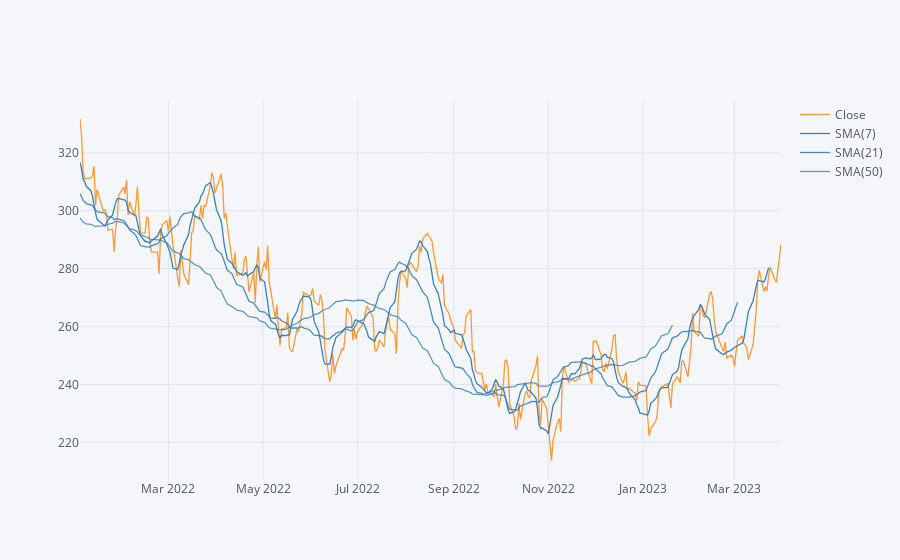
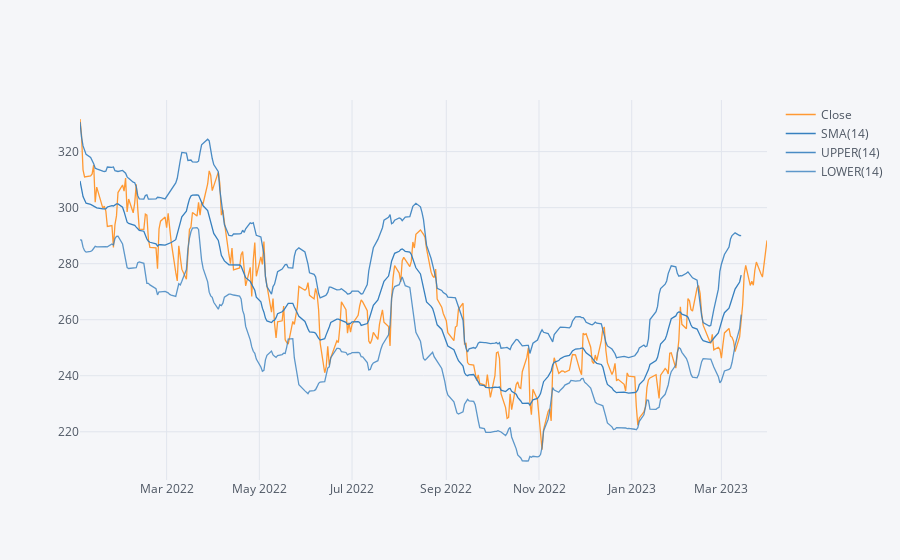

Write notebook code for charts like these, in order.
### Code cell
microsoft['Close'].ta_plot(study='sma',periods=[7,21,50],title='Simple Moving Averages')
microsoft['Close'].ta_plot(study='boll',title='Bollinger Bands')

### Figure 1 — Plotly figure (JSON) as saved in the notebook; plotly's stock layout.template omitted (floating-point values rounded to 4 significant figures; data arrays with more than 128 entries replaced by an {"elided": "..."} marker saying what was removed)
{"data": [{"line": {"color": "rgba(255, 153, 51, 1.0)", "dash": "solid", "shape": "linear", "width": 1.3}, "mode": "lines", "name": "Close", "text": "", "type": "scatter", "x": {"elided": "313 str values"}, "y": {"elided": "313 float values"}}, {"line": {"color": "rgba(55, 128, 191, 1.0)", "dash": "solid", "shape": "linear", "width": 1.3}, "mode": "lines", "name": "SMA(7)", "text": "", "type": "scatter", "x": {"elided": "313 str values"}, "y": {"elided": "313 mixed values"}}, {"line": {"color": "rgba(55, 128, 191, 0.8999999999999999)", "dash": "solid", "shape": "linear", "width": 1.3}, "mode": "lines", "name": "SMA(21)", "text": "", "type": "scatter", "x": {"elided": "313 str values"}, "y": {"elided": "313 mixed values"}}, {"line": {"color": "rgba(55, 128, 191, 0.7999999999999998)", "dash": "solid", "shape": "linear", "width": 1.3}, "mode": "lines", "name": "SMA(50)", "text": "", "type": "scatter", "x": {"elided": "313 str values"}, "y": {"elided": "313 mixed values"}}], "layout": {"legend": {"bgcolor": "#F5F6F9", "font": {"color": "#4D5663"}}, "paper_bgcolor": "#F5F6F9", "plot_bgcolor": "#F5F6F9", "title": {"font": {"color": "#4D5663"}}, "xaxis": {"gridcolor": "#E1E5ED", "showgrid": true, "tickfont": {"color": "#4D5663"}, "title": {"font": {"color": "#4D5663"}, "text": ""}, "zerolinecolor": "#E1E5ED"}, "yaxis": {"gridcolor": "#E1E5ED", "showgrid": true, "tickfont": {"color": "#4D5663"}, "title": {"font": {"color": "#4D5663"}, "text": ""}, "zerolinecolor": "#E1E5ED"}}}

### Figure 2 — Plotly figure (JSON) as saved in the notebook; plotly's stock layout.template omitted (floating-point values rounded to 4 significant figures; data arrays with more than 128 entries replaced by an {"elided": "..."} marker saying what was removed)
{"data": [{"line": {"color": "rgba(255, 153, 51, 1.0)", "dash": "solid", "shape": "linear", "width": 1.3}, "mode": "lines", "name": "Close", "text": "", "type": "scatter", "x": {"elided": "313 str values"}, "y": {"elided": "313 float values"}}, {"line": {"color": "rgba(55, 128, 191, 1.0)", "dash": "solid", "shape": "linear", "width": 1.3}, "mode": "lines", "name": "SMA(14)", "text": "", "type": "scatter", "x": {"elided": "313 str values"}, "y": {"elided": "313 mixed values"}}, {"line": {"color": "rgba(55, 128, 191, 0.8999999999999999)", "dash": "solid", "shape": "linear", "width": 1.3}, "mode": "lines", "name": "UPPER(14)", "text": "", "type": "scatter", "x": {"elided": "313 str values"}, "y": {"elided": "313 mixed values"}}, {"line": {"color": "rgba(55, 128, 191, 0.7999999999999998)", "dash": "solid", "shape": "linear", "width": 1.3}, "mode": "lines", "name": "LOWER(14)", "text": "", "type": "scatter", "x": {"elided": "313 str values"}, "y": {"elided": "313 mixed values"}}], "layout": {"legend": {"bgcolor": "#F5F6F9", "font": {"color": "#4D5663"}}, "paper_bgcolor": "#F5F6F9", "plot_bgcolor": "#F5F6F9", "title": {"font": {"color": "#4D5663"}}, "xaxis": {"gridcolor": "#E1E5ED", "showgrid": true, "tickfont": {"color": "#4D5663"}, "title": {"font": {"color": "#4D5663"}, "text": ""}, "zerolinecolor": "#E1E5ED"}, "yaxis": {"gridcolor": "#E1E5ED", "showgrid": true, "tickfont": {"color": "#4D5663"}, "title": {"font": {"color": "#4D5663"}, "text": ""}, "zerolinecolor": "#E1E5ED"}}}
